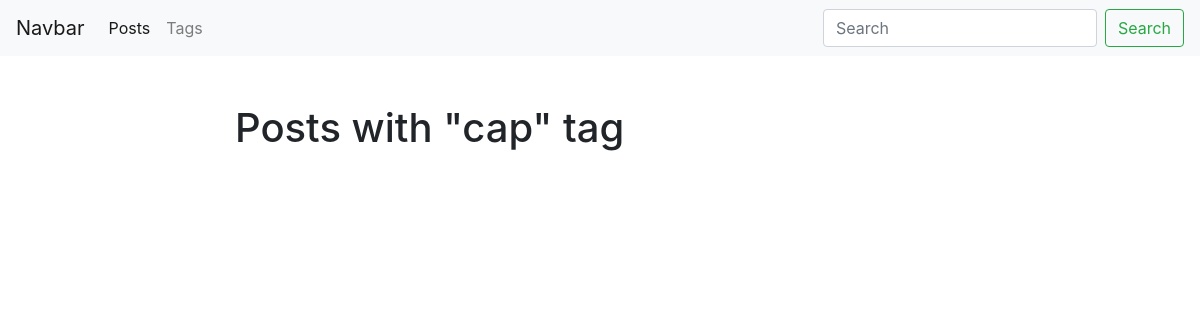
/blog/tag/cap, run on an earlier commit of the app's database.
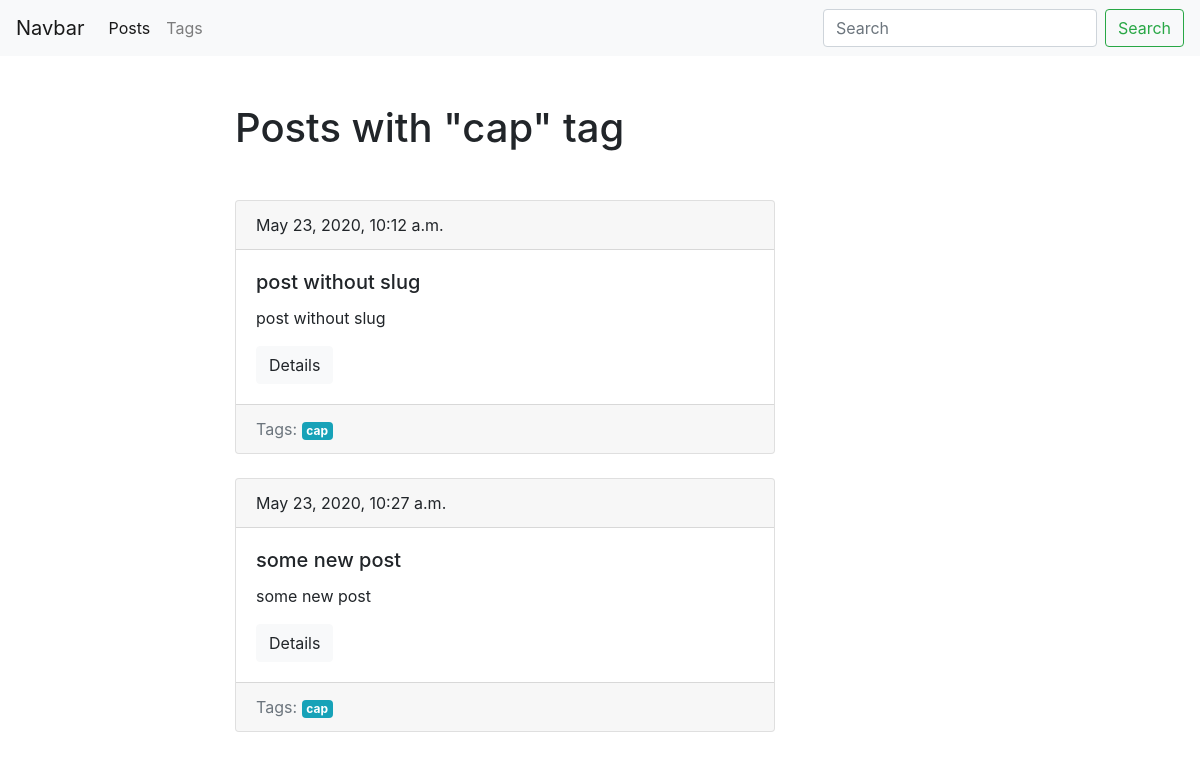
And on a later commit of the database.
### blog/models.py (models this page shows, shortened)
class Tag(models.Model):
    title = models.CharField(max_length=150)
    slug = models.SlugField(max_length=150, unique=True)
    def get_absolute_url(self):
        return reverse("tag_detail_url", kwargs={"slug": self.slug})

class Post(models.Model):
    title = models.CharField(max_length=150, db_index=True)
    slug = models.SlugField(max_length=150, unique=True, blank=True)
    body = models.TextField(blank=True, db_index=True)
    date_pub = models.DateTimeField(auto_now_add=True)
    tags = models.ManyToManyField('Tag', blank=True, related_name='posts')
    def get_absolute_url(self):
        return reverse("post_detail_url", kwargs={"slug": self.slug})

### blog/views.py (the view)
# urls.py: path('tag/<str:slug>', TagDetail.as_view(), name='tag_detail_url'),
class TagDetail(DetailObjectMixin, View):
    model = Tag
    template = 'blog/tag_detail.html'

### blog/utils.py (called while the page is built)
    def get(self, request, slug):   #post_detail renamed
        obj = get_object_or_404(self.model, slug__iexact=slug)
        context = {
            self.model.__name__.lower(): obj
        }
        return render(request, self.template, context)

### blog/templates/blog/tag_detail.html (shortened to what this page needs)
{% extends 'blog/base_blog.html' %}
{% block content %}
    <h1 class="mt-5 mb-5">
    Posts with "{{ tag.title }}" tag
    </h1>
    {% for post in tag.posts.all %}
        {% include 'blog/includes/post_card_template.html' %}
    {% endfor %}
{% endblock content %}

### blog/templates/blog/base_blog.html
{% extends 'base.html' %}

### templates/base.html (shortened to what this page needs)
<!DOCTYPE html>
<html lang="en">
<head>
    <link rel="stylesheet" href="https://maxcdn.bootstrapcdn.com/bootstrap/4.0.0/css/bootstrap.min.css">
</head>
<body>
    {% include 'navbar.html' %}
    <div class="container">
        <div class="row">
        <div class="col-6 offset-md-2">
            {% block content %}
            {% endblock content %}
        </div>
        </div>
    </div>
</body>
</html>

### templates/navbar.html (shortened to what this page needs)
 <nav class="navbar navbar-expand-lg navbar-light bg-light">
  <a class="navbar-brand" href="#">Navbar</a>
  <div class="collapse navbar-collapse" id="navbarSupportedContent">
    <ul class="navbar-nav mr-auto">
      <li class="nav-item active">
        <a class="nav-link" href="{% url 'posts_list_url' %}">Posts <span class="sr-only">(current)</span></a>
      </li>
      <li class="nav-item">
        <a class="nav-link" href="{% url 'tags_list_url' %}">Tags</a>
      </li>
    </ul>
    <form class="form-inline my-2 my-lg-0">
      <input class="form-control mr-sm-2" type="search" placeholder="Search" aria-label="Search">
      <button class="btn btn-outline-success my-2 my-sm-0" type="submit">Search</button>
    </form>
  </div>
</nav>

### blog/templates/blog/includes/post_card_template.html
        <div class="card mb-4">
            <div class="card-header">
                {{ post.date_pub }}
            </div>
            <div class="card-body">
                <h5 class="card-title">{{ post.title }}</h5>
                <p class="card-text">{{ post.body|truncatewords:15}}</p>
                <a href="{{ post.get_absolute_url }}" class="btn btn-light">Details</a>
            </div>
            <div class="card-footer text-muted">
                Tags:
                {% for tag in post.tags.all %}
                    <a href="{{ tag.get_absolute_url }}">
                    <span class="badge badge-info">{{ tag.title }}</span>
                    </a>
                {% endfor %}
            </div>
        </div>

What changed in the data, as far as the page shows it:
added Post: date_pub "May 23, 2020, 10:12 a.m.", title "post without slug", body "post without slug", Tag (title "cap")
added Post: date_pub "May 23, 2020, 10:27 a.m.", title "some new post", body "some new post", Tag (title "cap")
